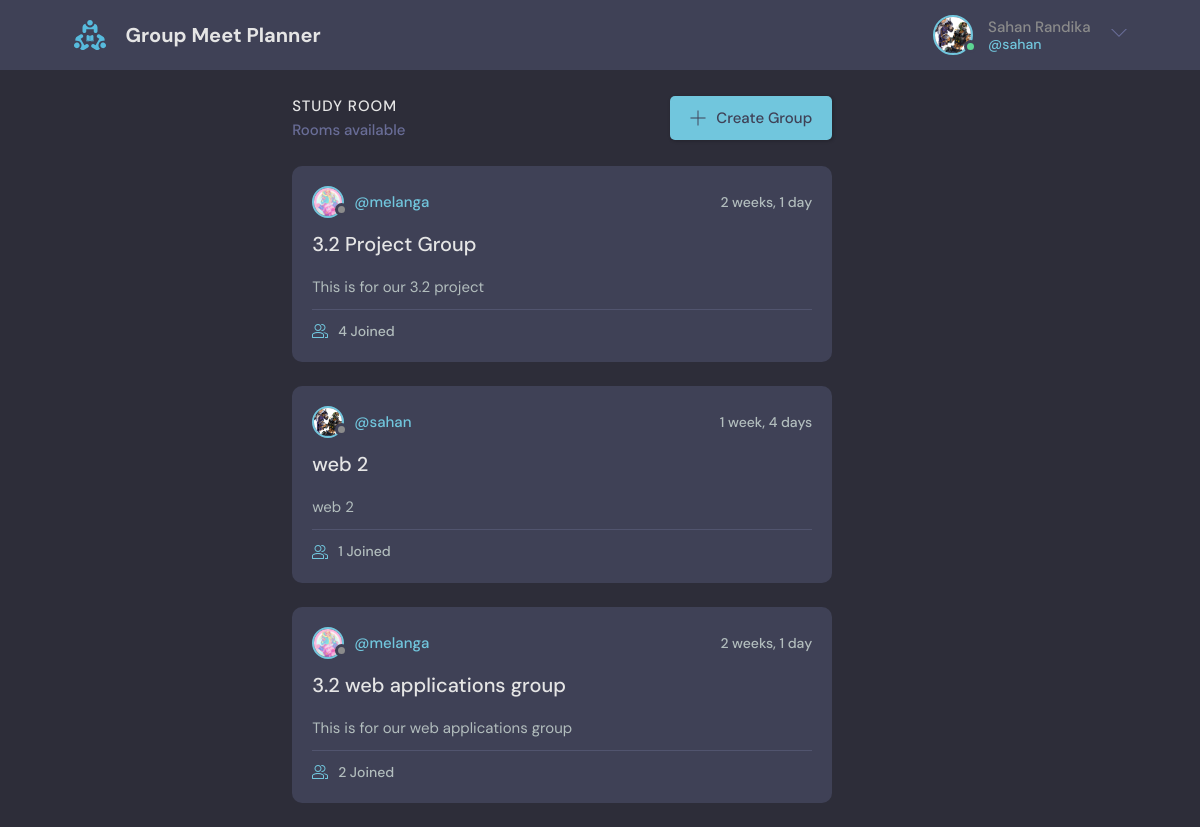
The page / (signed in) on the database its author committed.
### base/models.py (models this page shows, shortened)
class User(AbstractUser):
    name = models.CharField(max_length=200, null=True)
    email = models.EmailField(null=True, blank=True)
    bio = models.TextField(null=True, blank=True)
    profile_pic = models.ImageField(null=True, default="avatar.svg")
    REQUIRED_FIELDS = []

class Group(models.Model):
    leader = models.ForeignKey(User, on_delete=models.SET_NULL, null=True)
    name = models.CharField(max_length=200)
    description = models.TextField(null=True, blank=True)
    members = models.ManyToManyField(User, related_name='members', blank=True)
    updated = models.DateTimeField(auto_now=True)
    created = models.DateTimeField(auto_now_add=True)
    class Meta:
        ordering = ['-updated', '-created']

### base/views.py (the view)
# urls.py: path('', views.home_page, name="home"),
def home_page(request):
    groups = {}
    if request.user.is_authenticated:
        groups = Group.objects.filter(
            Q(members=request.user)
        )
    return render(request, 'base/home.html', {"groups": groups})

### base/templates/base/home.html (shortened to what this page needs)
{% extends 'main.html' %}
{% load static %}
{% block content %}
<body>
<main class="layout layout--3">
  <div class="container">
    <div class="roomList">
      <div class="roomList__header">
        <div>
          <h2>Study Room</h2>
          <p>  Rooms available</p>
        </div>
        <a class="btn btn--main" href="{% url 'create-group' %}">
          <svg version="1.1" xmlns="http://www.w3.org/2000/svg" width="32" height="32" viewBox="0 0 32 32">
            <title>add</title>
            <path
              d="M16.943 0.943h-1.885v14.115h-14.115v1.885h14.115v14.115h1.885v-14.115h14.115v-1.885h-14.115v-14.115z"
            ></path>
          </svg>
          Create Group
        </a>
      </div>
        {% for group in groups %}
        <div class="roomListRoom">
            <div class="roomListRoom__header">
                <a href="{% url 'home' %}" class="roomListRoom__author">
                <div class="avatar avatar--small">
                  <img src="{{ group.leader.profile_pic.url }}" />
                </div>
                <span>@{{ group.leader.username }}</span>
                </a>
                <div class="roomListRoom__actions">
                <span>{{ group.created|timesince}}</span>
                </div>
            </div>
            <div class="roomListRoom__content">
                <a href="{% url 'group' group.id %}">{{ group.name }}</a>
                <p>
                {{ group.description|truncatewords:32 }}
                </p>
            </div>
            <div class="roomListRoom__meta">
                <a href="{% url 'group' group.id %}" class="roomListRoom__joined">
                  {{ group.members.count }} Joined
                </a>
            </div>
        </div>
        {% endfor %}
    </div>
  </div>
</main>
</body>
{% endblock content %}

### templates/navbar.html (shortened to what this page needs)
{% load static %}
<header class="header header--loggedIn">
  <div class="container">
    <a href="{% url 'home' %}" class="header__logo">
      <img src="{% static 'images/logo.svg'%}" />
      <h1>Group Meet Planner</h1>
    </a>
    <nav class="header__menu">
    {% if request.user.is_authenticated %}
      <div class="header__user">
        <a href="{% url 'home' %}">
          <div class="avatar avatar--medium active">
            <img src="{{ request.user.profile_pic.url }}" />
          </div>
          <p>{{ request.user.name }} <span>@{{ request.user.username }}</span></p>
        </a>
        <button class="dropdown-button">
          <svg version="1.1" xmlns="http://www.w3.org/2000/svg" width="32" height="32" viewBox="0 0 32 32">
            <title>chevron-down</title>
            <path d="M16 21l-13-13h-3l16 16 16-16h-3l-13 13z"></path>
          </svg>
        </button>
      </div>
    {% else %}
      <a href="{% url 'login-page' %}">
        <img src="{% static 'images/avatar.svg' %}" />
        <p>Login</p>
      </a>
    {% endif %}
    </nav>
  </div>
</header>

### rows shown on the page
User: user.profile_pic (picture), user.name "Sahan Randika", user.username "sahan"
Group: leader.profile_pic (picture), leader.username "melanga", created "2 weeks, 1 day", name "3.2 Project Group", description "This is for our 3.2 project", members.count "4"
Group: leader.profile_pic (picture), leader.username "sahan", created "1 week, 4 days", name "web 2", description "web 2", members.count "1"
Group: leader.profile_pic (picture), leader.username "melanga", created "2 weeks, 1 day", name "3.2 web applications group", description "This is for our web applications group", members.count "2"
